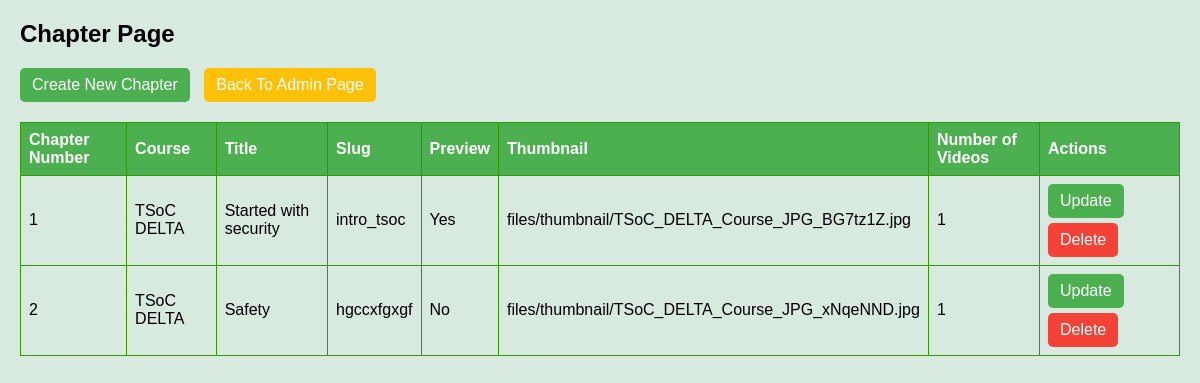
The page /chapterpage/ on the database as committed earlier.
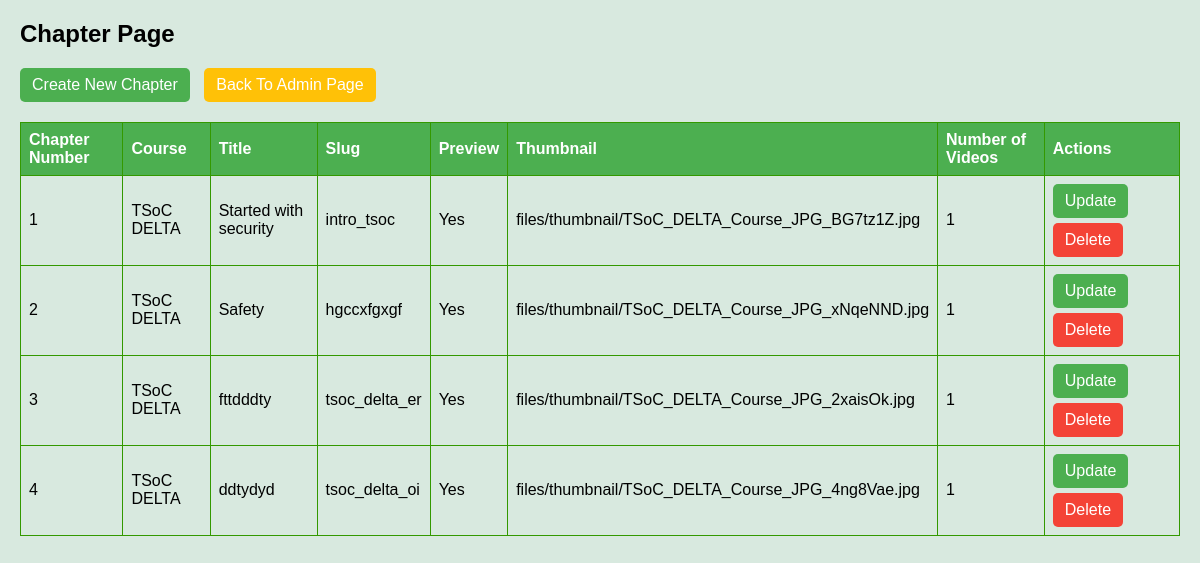
The same page on the database as committed later.
### tango/models.py (models this page shows, shortened)
class Chapter(models.Model):
    course = models.ForeignKey(Course,null=True,on_delete=models.CASCADE)
    title =  models.CharField(max_length=100,null=True)
    thumbnail = models.ImageField(upload_to='files/thumbnail/',null=True)
    is_preview = models.BooleanField(default=False)
    slug = models.CharField(max_length=40,null=True,unique=True)
    serial_number = models.IntegerField(null=True)
    complete_chapter = models.BooleanField(default=False)
    number_of_videos = models.IntegerField(null=True)

class Course(models.Model):
    name = models.CharField(max_length=40,null=True)
    slug = models.CharField(max_length=40,null=True)
    description = models.CharField(max_length=300,null=True)
    price = models.IntegerField(null=True)
    discount = models.IntegerField(null=True,default=0)
    active = models.BooleanField(default=False)
    thumbnail = models.ImageField(upload_to='files/thumbnail/')
    date = models.DateTimeField(auto_now_add=True)
    resource = models.FileField(upload_to='files/resource/')
    time_to_complete = models.CharField(max_length=50,null=True)
    numbers_of_chapter = models.IntegerField(null=True)
    requirement_to_complete = models.CharField(max_length=100,null=True)
    language = models.CharField(max_length=100,null=True)
    def __str__(self):
        return self.name

### tango/views.py (the view)
# urls.py: path('chapterpage/',views.ChapterPage,name='chapterpage'),
def ChapterPage(request):
    chapters = Chapter.objects.all()
    context = {'chapters':chapters}
    return render(request,'tango/admin/chapterpage.html',context)

### tango/templates/tango/admin/chapterpage.html (shortened to what this page needs)
<!DOCTYPE html>
<html lang="en">
<head>
</head>
<body>
    <div class="actions">
        <h2>Chapter Page</h2>
        <a href="{% url 'createchapterpage' %}" class="up">Create New Chapter</a>
        <a href="{% url 'adminpage' %}" class="war">Back To Admin Page</a>
    </div>
    <table>
        <thead>
            <tr>
                <th>Chapter Number</th>
                <th>Course</th>
                <th>Title</th>
                <th>Slug</th>
                <th>Preview</th>
                <th>Thumbnail</th>
                <th>Number of Videos</th>
                <th>Actions</th>
            </tr>
        </thead>
        <tbody>
            {% for chapter in chapters %}
                <tr>
                    <td>{{ chapter.serial_number }}</td>
                    <td>{{ chapter.course }}</td>
                    <td>{{ chapter.title }}</td>
                    <td>{{ chapter.slug }}</td>
                    <td>{% if chapter.is_preview %}Yes{% else %}No{% endif %}</td>
                    <td>{{ chapter.thumbnail }}</td>
                    <td>{{ chapter.number_of_videos }}</td>
                    <td>
                        <a href="{% url 'updatechapterpage' chapter.id %}" class="up">Update</a>
                        <a href="{% url 'deletechapterpage' chapter.id %}" class="del">Delete</a>
                    </td>
                </tr>
            {% endfor %}
        </tbody>
    </table>
</body>
</html>

Rows that differ between the two databases and show on the page:
changed Chapter "Safety": is_preview "No" → "Yes"
added Chapter: serial_number "3", course "TSoC DELTA", title "fttdddty", slug "tsoc_delta_er", is_preview "Yes", thumbnail "files/thumbnail/TSoC_DELTA_Course_JPG_2xaisOk.jpg", number_of_videos "1"
added Chapter: serial_number "4", course "TSoC DELTA", title "ddtydyd", slug "tsoc_delta_oi", is_preview "Yes", thumbnail "files/thumbnail/TSoC_DELTA_Course_JPG_4ng8Vae.jpg", number_of_videos "1"
